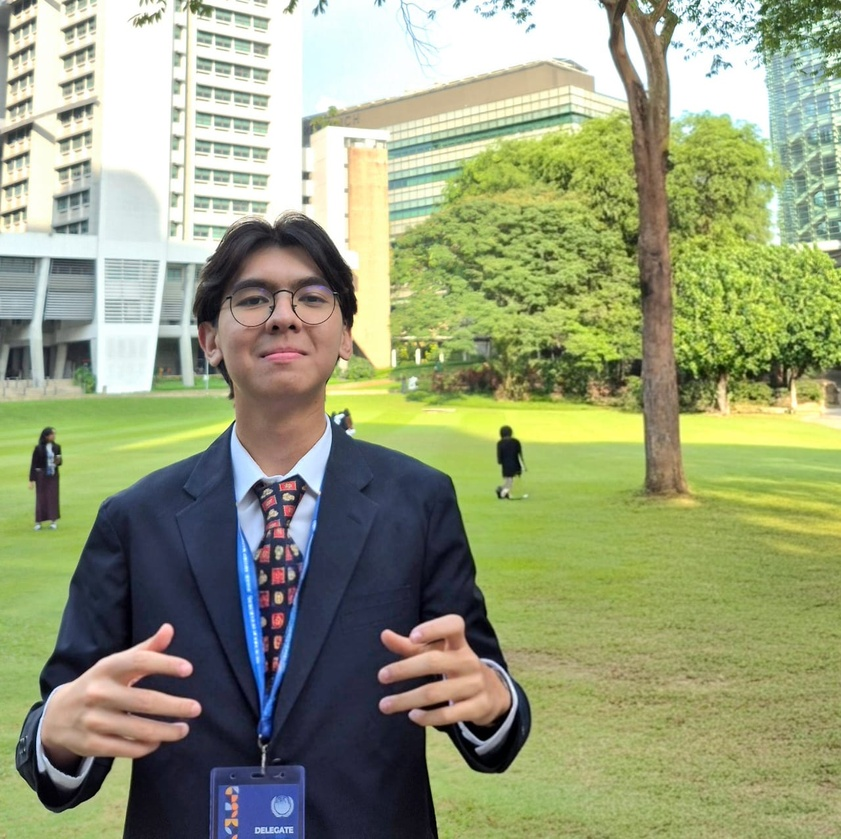
#> input picture test_vectors/wajahsendiri.jpg, 841 x 839 px, shrunk from 1280 x 1278 before the run
$ python main_dct.py
#> lines starting #> are read from the running program, lines starting #| are printed output that depends on the picture
import numpy as np
from PIL import Image
import os
import matplotlib.pyplot as plt
from scipy.fftpack import dct, idct

# --- Fungsi Bantuan ---
def dct2(blok):
    return dct(dct(blok.T, norm='ortho').T, norm='ortho')

def idct2(blok):
    return idct(idct(blok.T, norm='ortho').T, norm='ortho')

def proses_watermarking_lengkap(path_foto_wajah):
#> called with path_foto_wajah = 'test_vectors/wajahsendiri.jpg'
    if not os.path.exists(path_foto_wajah):
        print(f"Error: File tidak ditemukan di {path_foto_wajah}")
        return

    # ==========================================
    # 1. PERSIAPAN
    # ==========================================
    img_asli = Image.open(path_foto_wajah).convert('RGB')
#> img_asli is the input picture: PIL image 841x839 RGB; mean R, G, B 150.6, 158.1, 122.3
    lebar, tinggi = img_asli.size
#> lebar = 841; tinggi = 839
    lebar_baru, tinggi_baru = (lebar // 8) * 8, (tinggi // 8) * 8
#> lebar_baru = 840; tinggi_baru = 832
    img_asli = img_asli.crop((0, 0, lebar_baru, tinggi_baru))
#> img_asli: PIL image 840x832 RGB

    img_ycbcr = img_asli.convert('YCbCr')
#> img_ycbcr: PIL image 840x832 YCbCr; mean of channels 0, 1, 2 151.6, 111, 126.8
    channel_y, channel_cb, channel_cr = img_ycbcr.split()
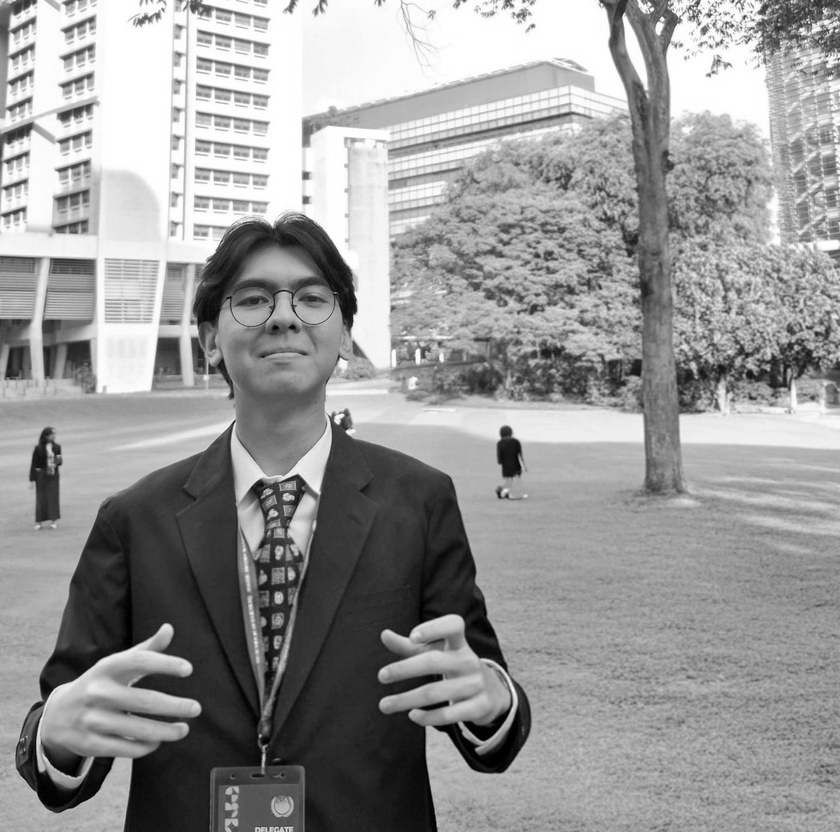
#> channel_y: PIL image 840x832 L; min 0, max 255, mean 151.6
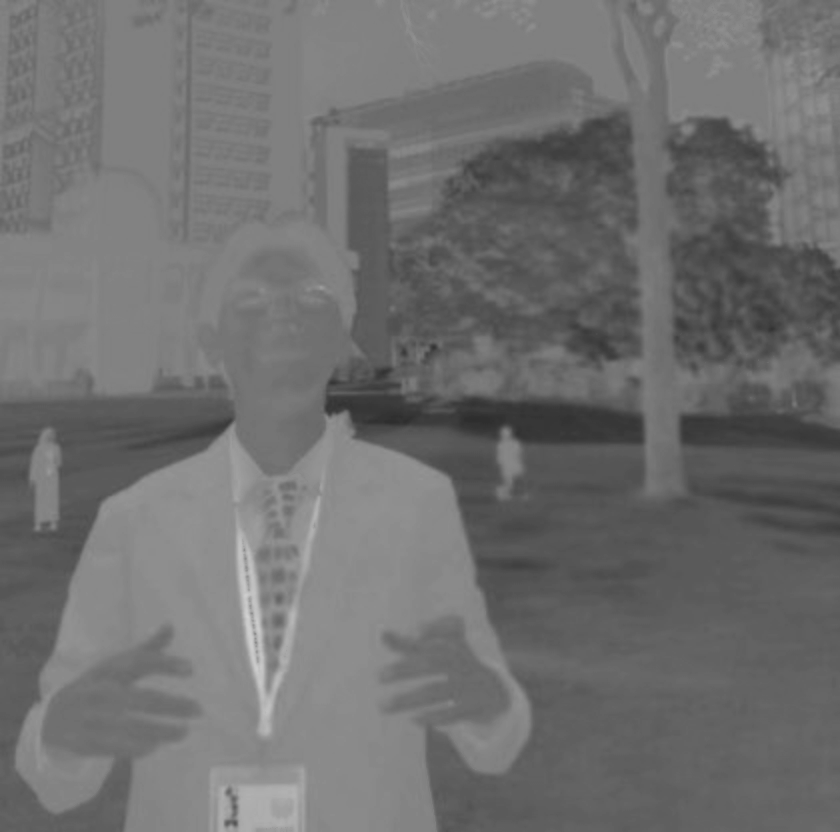
#> channel_cb: PIL image 840x832 L; min 45, max 210, mean 111
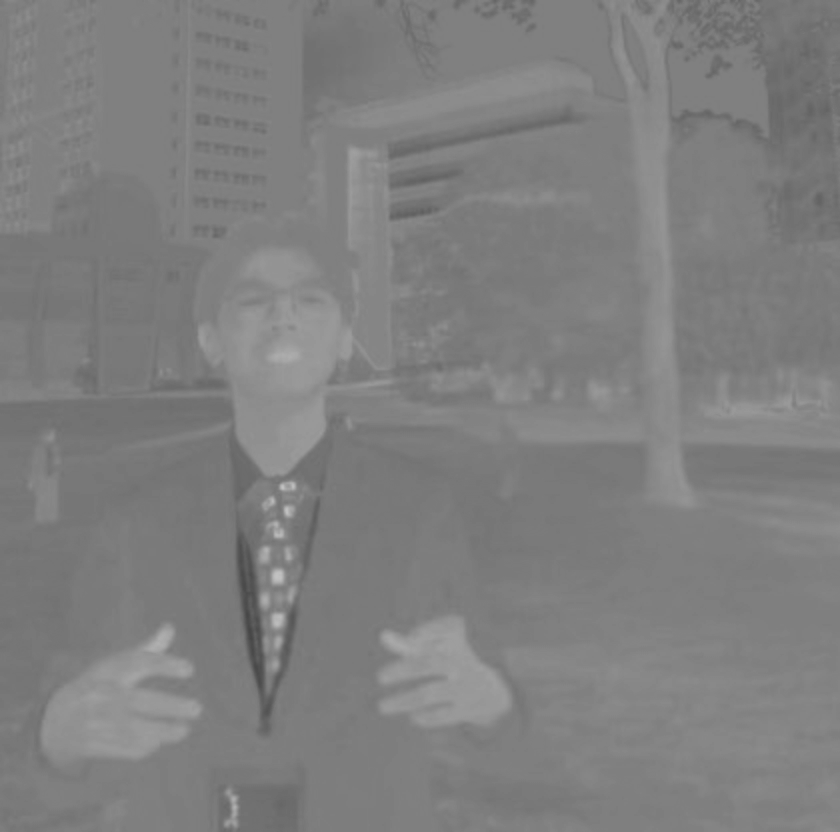
#> channel_cr: PIL image 840x832 L; min 70, max 194, mean 126.8
    img_array_y = np.array(channel_y, dtype=np.float32)

    np.random.seed(42)
    kapasitas_bit = (tinggi_baru // 8) * (lebar_baru // 8)
#> kapasitas_bit = 10920
    watermark_acak = np.random.randint(0, 2, size=(tinggi_baru // 8, lebar_baru // 8), dtype=np.uint8)

    alpha = 25
    kordinat_1, kordinat_2 = (4, 3), (5, 2)
    img_watermarked_y = np.zeros_like(img_array_y)

    sampel_blok_asli = None
    sampel_blok_dct = None
    sampel_blok_dct_mod = None
    sampel_blok_idct = None

    target_i = (tinggi_baru // 2) // 8 * 8
#> target_i = 416
    target_j = (lebar_baru // 2) // 8 * 8
#> target_j = 416

    print("[INFO] Memulai penyisipan watermark pada Channel Y (Metode DCT)...")
    for i in range(0, tinggi_baru, 8):
        for j in range(0, lebar_baru, 8):
            blok_asli = img_array_y[i:i+8, j:j+8]
            blok_dct = dct2(blok_asli)

            if i == target_i and j == target_j:
                sampel_blok_asli = blok_asli.copy()
                sampel_blok_dct = blok_dct.copy()

            bit = watermark_acak[i//8, j//8]
            val1, val2 = blok_dct[kordinat_1], blok_dct[kordinat_2]

            if bit == 0 and (val1 - val2 < alpha):
                diff = alpha - (val1 - val2)
                blok_dct[kordinat_1] += diff / 2
                blok_dct[kordinat_2] -= diff / 2
            elif bit == 1 and (val2 - val1 < alpha):
                diff = alpha - (val2 - val1)
                blok_dct[kordinat_2] += diff / 2
                blok_dct[kordinat_1] -= diff / 2

            blok_rekonstruksi = idct2(blok_dct)
            img_watermarked_y[i:i+8, j:j+8] = blok_rekonstruksi

            if i == target_i and j == target_j:
                sampel_blok_dct_mod = blok_dct.copy()
                sampel_blok_idct = blok_rekonstruksi.copy()

    img_watermarked_y = np.clip(img_watermarked_y, 0, 255).astype(np.uint8)
    y_baru = Image.fromarray(img_watermarked_y, mode='L')
    img_final_rgb = Image.merge('YCbCr', (y_baru, channel_cb, channel_cr)).convert('RGB')

    # ==========================================
    # 2. EVALUASI KETAHANAN JPEG & PENGUMPULAN DATA
    # ==========================================
    print("\n[EVALUASI] Menguji ketahanan terhadap kompresi lossy JPEG:")
    qf_test_list = [100, 95, 90, 80, 50, 30, 10] # Ditambah QF 30 agar grafik lebih mulus
    folder_simpan = os.path.dirname(path_foto_wajah)

    koleksi_ekstraksi = {}
    ber_list = [] # List untuk menyimpan data untuk grafik

    for qf in qf_test_list:
        nama_file_kompres = os.path.join(folder_simpan, f"wajah_warna_QF{qf}.jpg")
        img_final_rgb.save(nama_file_kompres, "JPEG", quality=qf)

        y_kompres = np.array(Image.open(nama_file_kompres).convert('YCbCr').split()[0], dtype=np.float32)
        watermark_diekstrak = np.zeros_like(watermark_acak)

        for i in range(0, tinggi_baru, 8):
            for j in range(0, lebar_baru, 8):
                blok_dct = dct2(y_kompres[i:i+8, j:j+8])
                watermark_diekstrak[i//8, j//8] = 0 if blok_dct[kordinat_1] > blok_dct[kordinat_2] else 1
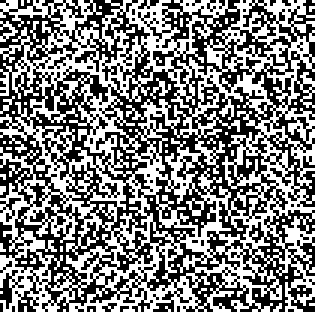
#> watermark_diekstrak: shape (104, 105) (shown 3 times larger); values 0 (black) and 1 (white), 49.5% white in thin lines or dots

        ber = np.sum(watermark_acak != watermark_diekstrak) / kapasitas_bit
#> ber = 0
        ber_list.append(ber) # Simpan BER ke list

        status = "Rusak Total" if ber > 0.45 else "Terekstrak"
#> status = 'Terekstrak'
        print(f" -> QF: {qf:3d} | BER: {ber:.4f} | Status: {status}")
#|  -> QF: 100 | BER: 0.0000 | Status: Terekstrak

        if qf in [100, 80, 50, 10]:
            koleksi_ekstraksi[qf] = watermark_diekstrak.copy()

    # ==========================================
    # 3. PEMBUATAN VISUALISASI GAMBAR & GRAFIK
    # ==========================================
    print("\n[INFO] Menyiapkan gambar-gambar visualisasi dan grafik...")

    # --- GAMBAR 1: PROSES UTAMA (6 PANEL) ---
    selisih_array = np.abs(np.array(img_asli, dtype=int) - np.array(img_final_rgb, dtype=int))
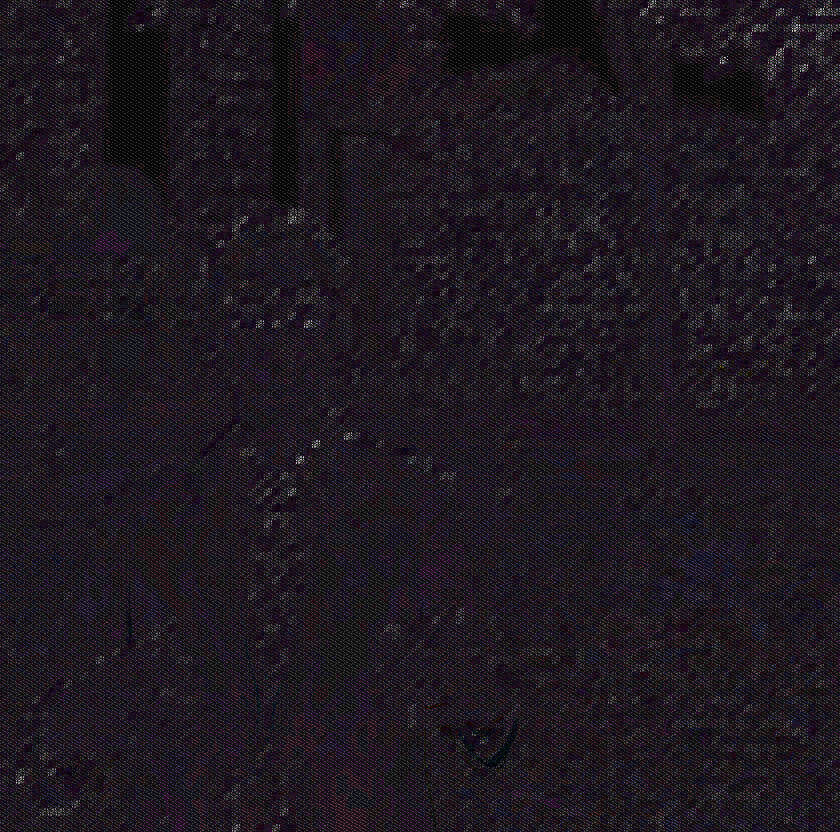
#> selisih_array: shape (832, 840, 3) int64; mean R, G, B 2.49, 1.97, 2.61; drawn with min black and max white
    jejak_watermark = np.clip(selisih_array * 15, 0, 255).astype(np.uint8)

    fig1, ax1 = plt.subplots(2, 3, figsize=(16, 10))
    ax1 = ax1.ravel()
    ax1[0].imshow(img_asli); ax1[0].set_title("1. Gambar Asli (RGB)")
    ax1[1].imshow(channel_y, cmap='gray'); ax1[1].set_title("2. Ekstraksi Channel Y (Luminance)")
    ax1[2].imshow(watermark_acak, cmap='gray', interpolation='nearest'); ax1[2].set_title("3. Pola Watermark Biner")
    ax1[3].imshow(y_baru, cmap='gray'); ax1[3].set_title("4. Channel Y Setelah Disisipi (DCT)")
    ax1[4].imshow(img_final_rgb); ax1[4].set_title("5. Hasil Akhir Watermarked (RGB)")
    ax1[5].imshow(jejak_watermark); ax1[5].set_title("6. Jejak Noise Watermark (Selisih Diperkuat)")
    for a in ax1: a.axis('off')
    fig1.tight_layout()
    fig1.savefig(os.path.join(folder_simpan, "visualisasi_1_utama.jpg"), dpi=300)

    # --- GAMBAR 2: DIBALIK LAYAR BLOK 8x8 DCT ---
    fig2, ax2 = plt.subplots(1, 4, figsize=(18, 5))
    fig2.suptitle("Analisis Mikroskopis: Transformasi pada Satu Blok 8x8 Piksel", fontsize=16)
    c1 = ax2[0].imshow(sampel_blok_asli, cmap='gray')
    ax2[0].set_title("1. Spatial Asli")
    fig2.colorbar(c1, ax=ax2[0], fraction=0.046, pad=0.04)
    c2 = ax2[1].imshow(np.abs(sampel_blok_dct), cmap='viridis', vmax=100)
    ax2[1].set_title("2. Koefisien DCT Asli")
    fig2.colorbar(c2, ax=ax2[1], fraction=0.046, pad=0.04)
    c3 = ax2[2].imshow(np.abs(sampel_blok_dct_mod), cmap='viridis', vmax=100)
    ax2[2].set_title("3. DCT + Watermark Disisipkan")
    fig2.colorbar(c3, ax=ax2[2], fraction=0.046, pad=0.04)
    c4 = ax2[3].imshow(sampel_blok_idct, cmap='gray')
    ax2[3].set_title("4. Spatial Rekonstruksi (IDCT)")
    fig2.colorbar(c4, ax=ax2[3], fraction=0.046, pad=0.04)
    fig2.tight_layout()
    fig2.savefig(os.path.join(folder_simpan, "visualisasi_2_blok_dct.jpg"), dpi=300)

    # --- GAMBAR 3: DAMPAK KOMPRESI TERHADAP WATERMARK ---
    fig3, ax3 = plt.subplots(1, 5, figsize=(20, 4))
    fig3.suptitle("Evaluasi Visual: Kerusakan Watermark akibat Kompresi JPEG", fontsize=16)
    ax3[0].imshow(watermark_acak, cmap='gray', interpolation='nearest')
    ax3[0].set_title("Watermark Asli")
    ax3[0].axis('off')
    for idx, qf in enumerate([100, 80, 50, 10]):
        ax3[idx+1].imshow(koleksi_ekstraksi[qf], cmap='gray', interpolation='nearest')
        ax3[idx+1].set_title(f"Diekstrak pada QF {qf}")
        ax3[idx+1].axis('off')
    fig3.tight_layout()
    fig3.savefig(os.path.join(folder_simpan, "visualisasi_3_ekstraksi_qf.jpg"), dpi=300)
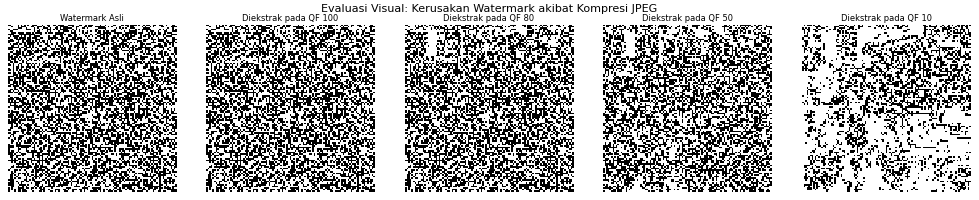
#> figure drawn by matplotlib, 5 panels

    # --- GAMBAR 4: GRAFIK GARIS (BER vs QF) ---
    fig4, ax4 = plt.subplots(figsize=(10, 6))
    # Membalik urutan data agar sumbu X (QF) berjalan dari 0 ke 100 secara logis
    ax4.plot(qf_test_list[::-1], ber_list[::-1], marker='o', linestyle='-', color='#1f77b4', linewidth=2.5, markersize=8)

    ax4.set_title('Ketahanan Watermark: Bit Error Rate (BER) vs JPEG Quality Factor', fontsize=15, fontweight='bold', pad=15)
    ax4.set_xlabel('JPEG Quality Factor (QF)', fontsize=12)
    ax4.set_ylabel('Bit Error Rate (BER)', fontsize=12)

    # Batas sumbu
    ax4.set_xlim(-5, 105)
    ax4.set_ylim(-0.02, 0.55)

    # Garis panduan batas rusak total (BER 0.45 - 0.50)
    ax4.axhline(y=0.45, color='red', linestyle='--', linewidth=1.5, label='Batas Toleransi Kerusakan (BER 0.45)')
    ax4.axhline(y=0.0, color='green', linestyle='-', linewidth=1, alpha=0.5)

    ax4.grid(True, linestyle=':', alpha=0.7)
    ax4.legend(loc='lower right', fontsize=11)

    # Menambahkan anomali teks
    ax4.text(80, 0.1, "Watermark\nMasih Bertahan", color='green', fontsize=10, ha='center')
    ax4.text(30, 0.40, "Watermark\nHancur Total", color='red', fontsize=10, ha='center')

    fig4.tight_layout()
    fig4.savefig(os.path.join(folder_simpan, "visualisasi_4_grafik_ber.jpg"), dpi=300)
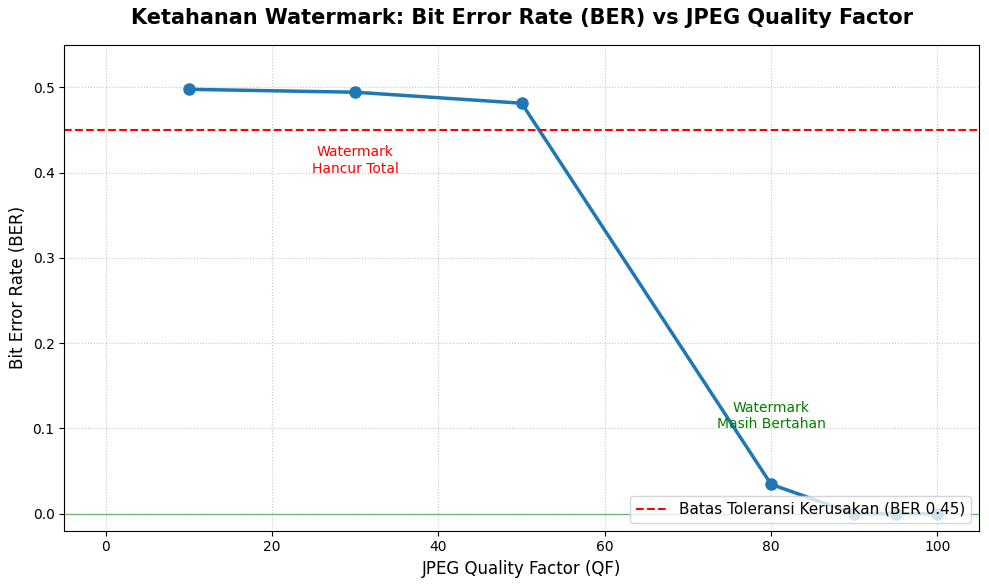
#> figure drawn by matplotlib, 1 panel

    print("[SUKSES] Seluruh gambar visualisasi & grafik berhasil dibuat!")
    print("Silakan cek folder Anda untuk 4 file .jpg baru.")

    plt.show()

if __name__ == "__main__":
    folder_script = os.path.dirname(os.path.abspath(__file__))
    folder_utama = os.path.dirname(folder_script)
    foto_saya = os.path.join(folder_utama, "test_vectors", "wajahsendiri.jpg")

    proses_watermarking_lengkap(foto_saya)
